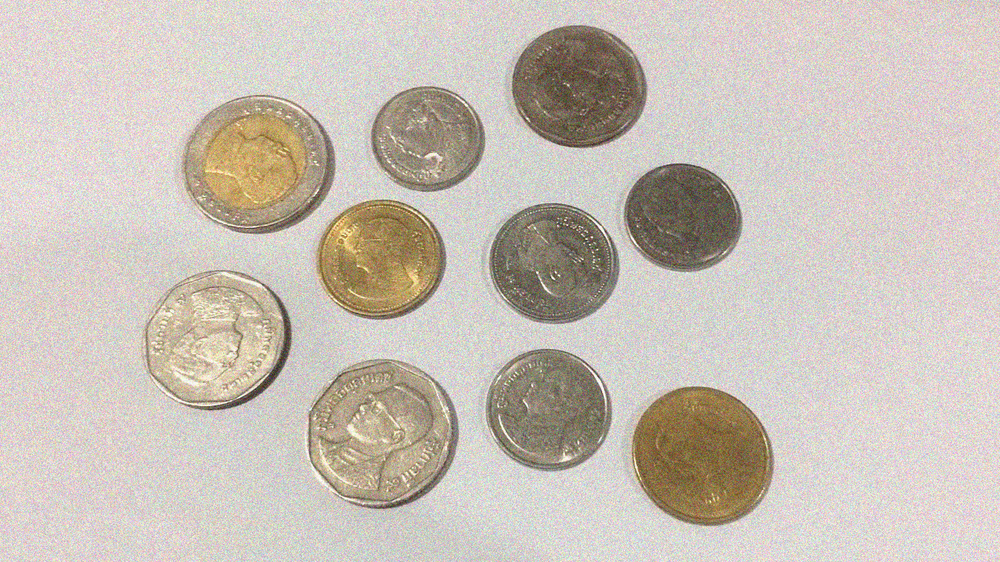
#> input picture day3/CoinNoise.png, 1000 x 562 px, shrunk from 1366 x 768 before the run
$ python cv07.py
#> lines starting #> are read from the running program, lines starting #| are printed output that depends on the picture; after the words box and inside, x2 and y2 are one past the last pixel; in counts of white or black regions, pixels touching at a corner belong together
#Morphological
import cv2
import matplotlib.pyplot as plt
import numpy as np

img = cv2.imread("CoinNoise.png",0)
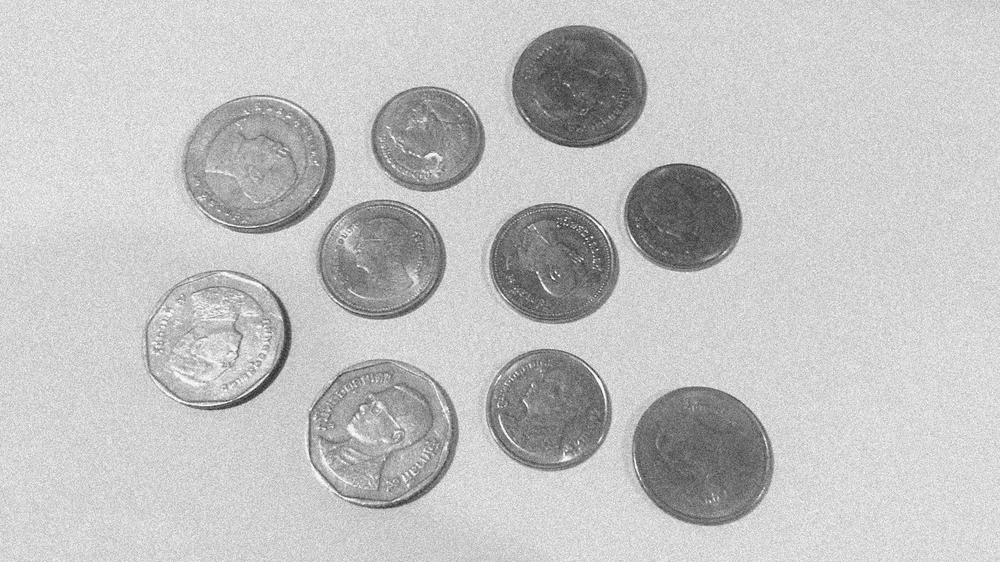
#> img: shape (562, 1000); min 37, max 255, mean 194
thresh , result = cv2.threshold(img,170,255,cv2.THRESH_BINARY_INV)
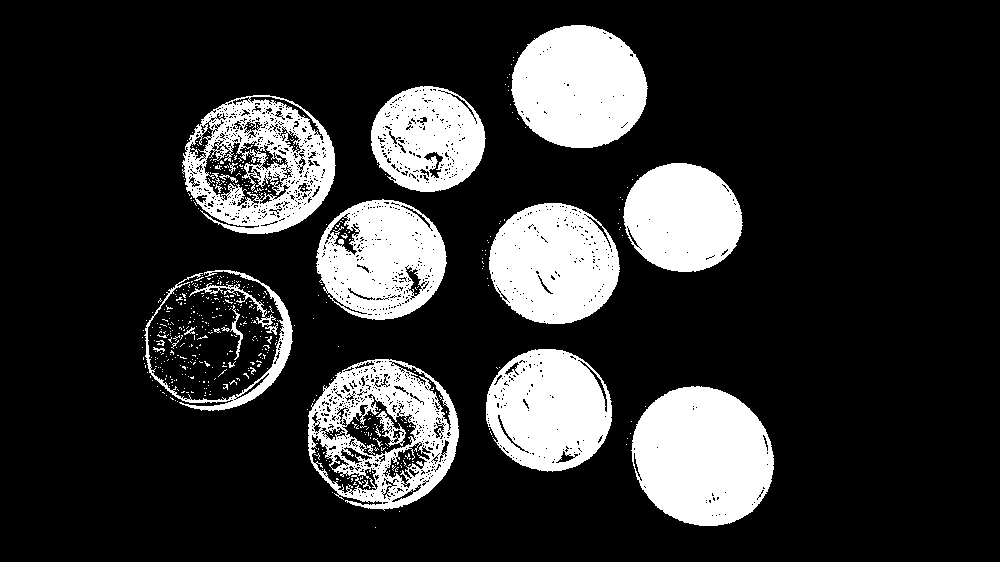
#> result: shape (562, 1000); 19.4% white; 563 white regions (536 under 20 px), largest, box (x1, y1, x2, y2) and area: (631, 386, 774, 526) 15435, (511, 25, 648, 148) 13053, (489, 203, 620, 324) 12009
kernel = np.ones((2,2),np.uint8)

dilation = cv2.dilate(result,kernel,iterations=5)
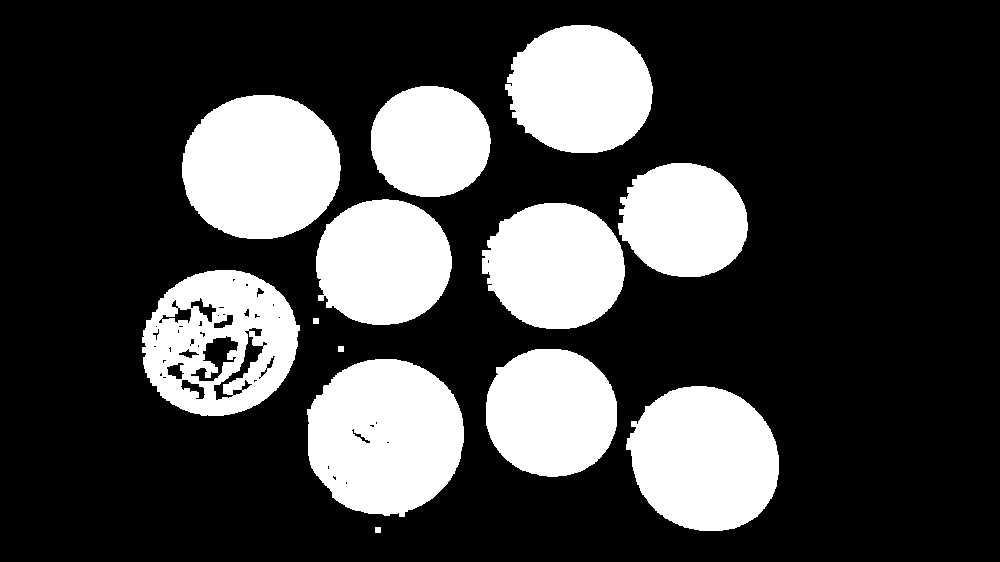
#> dilation: shape (562, 1000); 26.3% white; 13 white regions, largest, box (x1, y1, x2, y2) and area: (307, 359, 464, 517) 19345, (182, 95, 341, 239) 18136, (626, 386, 779, 531) 17143
erosion = cv2.erode(result,kernel,iterations=5)
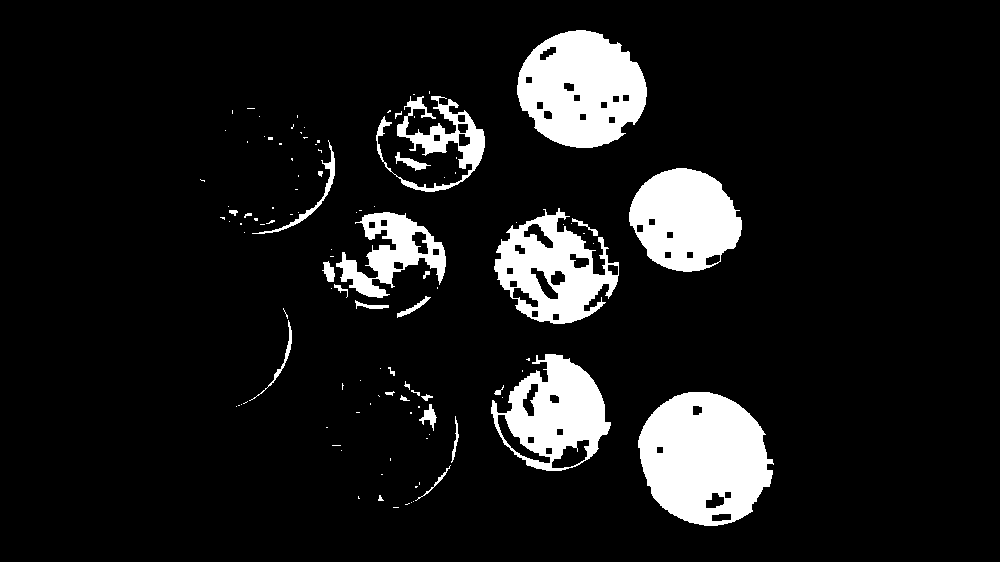
#> erosion: shape (562, 1000); 10.2% white; 111 white regions (80 under 20 px), largest, box (x1, y1, x2, y2) and area: (638, 392, 774, 526) 13289, (517, 30, 647, 148) 11015, (629, 168, 742, 272) 8421
combine = cv2.erode(dilation,kernel,iterations=5)
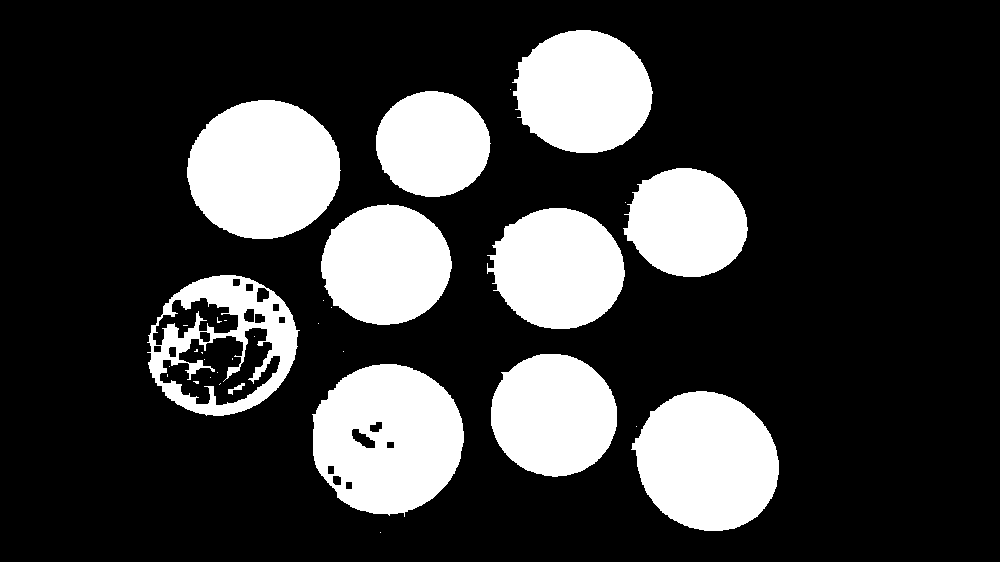
#> combine: shape (562, 1000); 22.9% white; 33 white regions (22 under 20 px), largest, box (x1, y1, x2, y2) and area: (312, 364, 464, 517) 17322, (187, 100, 341, 239) 16646, (631, 391, 779, 531) 15645

opening = cv2.morphologyEx(dilation,cv2.MORPH_OPEN,kernel,iterations=5)
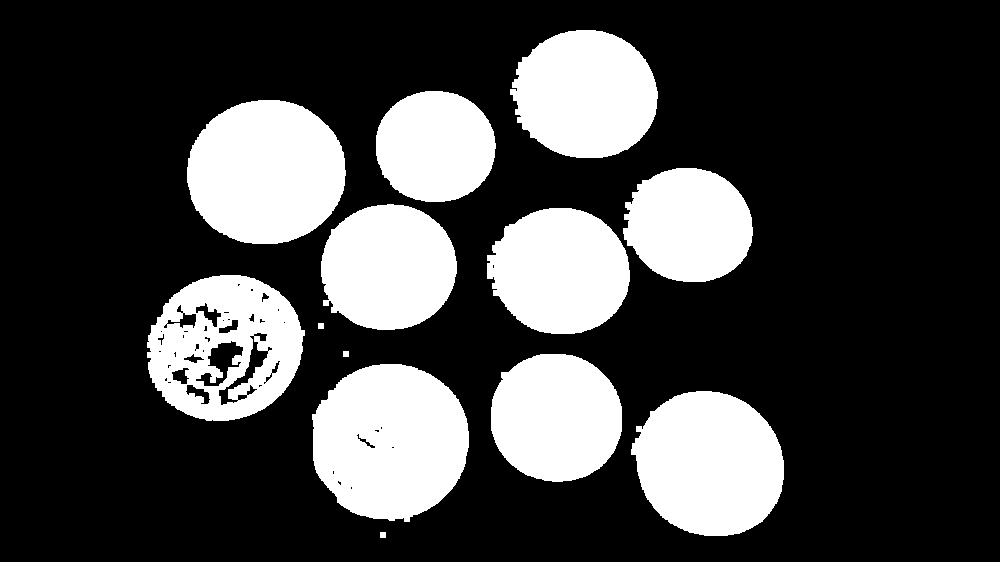
#> opening: shape (562, 1000); 26.3% white; 13 white regions, largest, box (x1, y1, x2, y2) and area: (312, 364, 469, 522) 19345, (187, 100, 346, 244) 18136, (631, 391, 784, 536) 17143
closing = cv2.morphologyEx(result,cv2.MORPH_OPEN,kernel,iterations=7)
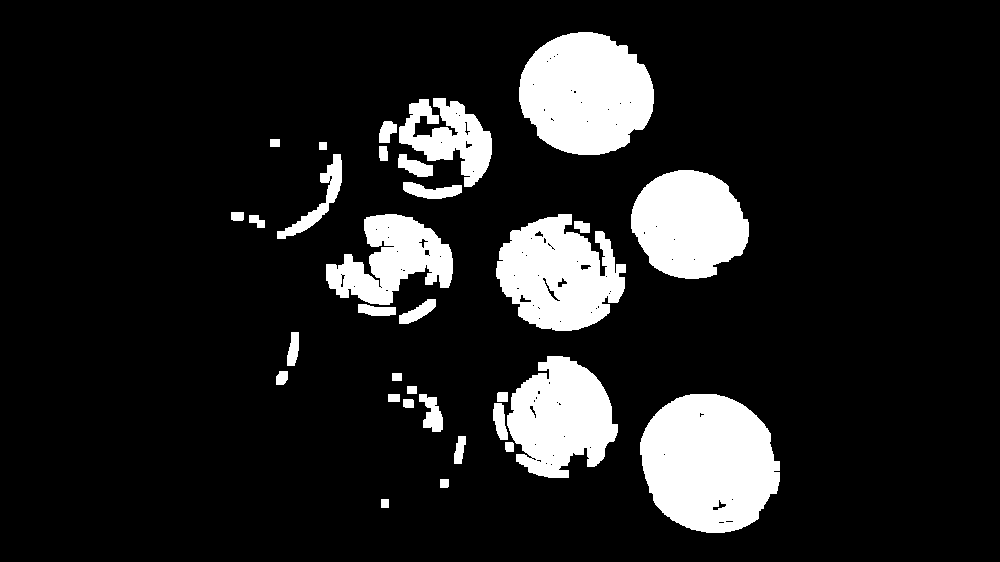
#> closing: shape (562, 1000); 13.3% white; 32 white regions, largest, box (x1, y1, x2, y2) and area: (640, 394, 780, 533) 15067, (519, 32, 654, 155) 12803, (496, 214, 626, 331) 10349

titles = ["Image","Threshold","Dilation","Erosion","Combine","Opening","Closing"]
images = [img,result,dilation,erosion,combine,opening,closing]

for i in range(len(images)):
    plt.subplot(3,3,i+1)
    plt.imshow(images[i],cmap="gray")
    plt.title(titles[i])
    plt.xticks([]),plt.yticks([])
#> this loop made 7 passes

plt.show()
